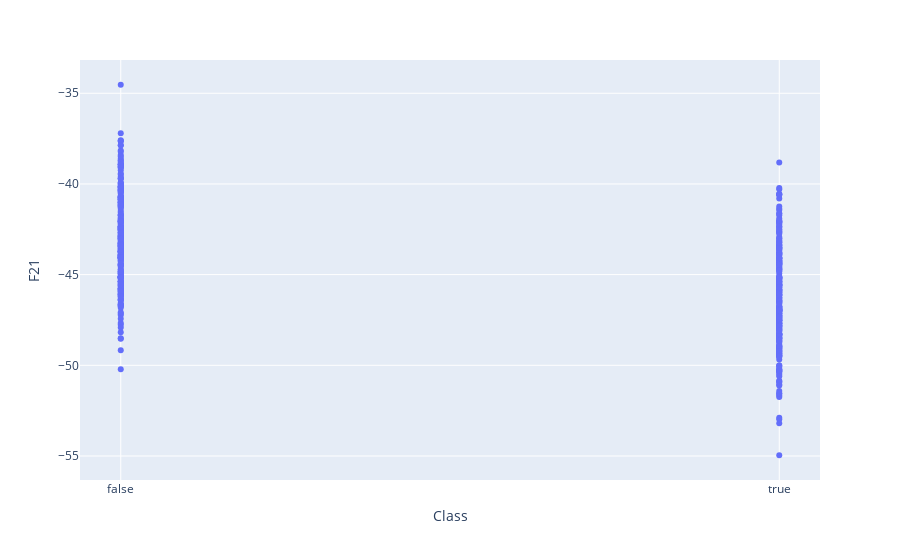

Here is the notebook cell this chart was saved with:
### Code cell
sns.set_style('whitegrid')
px.scatter(data_frame=df,x="Class",y='F21')

### Figure 1 — Plotly figure (JSON) as saved in the notebook; plotly's stock layout.template omitted (floating-point values rounded to 4 significant figures; data arrays with more than 128 entries replaced by an {"elided": "..."} marker saying what was removed)
{"data": [{"hovertemplate": "Class=%{x}<br>F21=%{y}<extra></extra>", "legendgroup": "", "marker": {"color": "#636efa", "symbol": "circle"}, "mode": "markers", "name": "", "orientation": "v", "showlegend": false, "type": "scatter", "x": {"elided": "1000 bool values"}, "xaxis": "x", "y": {"elided": "1000 float values"}, "yaxis": "y"}], "layout": {"legend": {"tracegroupgap": 0}, "margin": {"t": 60}, "xaxis": {"anchor": "y", "domain": [0, 1], "title": {"text": "Class"}}, "yaxis": {"anchor": "x", "domain": [0, 1], "title": {"text": "F21"}}}}
